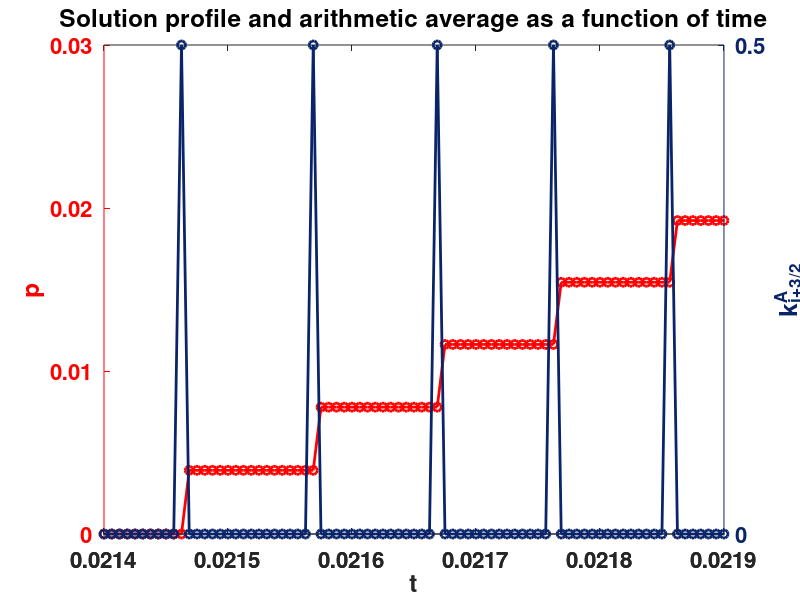

Write the MATLAB code that produced this figure. (Note: this script raises an error after producing the figure.)
%plot arithmetic average in between timesteps
%close all
N = 50;
halfdt = true;
one = false;
save = true;
addpath('fixPSlinestyle')
if (halfdt)
    %load(sprintf('kt_arith%idthalf.mat',N)
    if (one)
        p = load(sprintf('data/foam/arith_nx%idthalf.mat',N));
        load(sprintf('kt_arith%idthalf.mat',N));
        load('ktplus_arith50plusdthalf.mat');
    else
        p = load('ktplus_arith50plusdthalf.mat');
    end
else
    if (one)
        load(sprintf('kt_arith%i.mat',N))
        load(sprintf('ktplus_arith%iplus.mat',N))
    else
        load(sprintf('ktplus_arith%iplus.mat',N))
    end
    if (one)
        p = load(sprintf('data/foam/arith_nx%i.mat',N));
    else
        p = load('p_tplus_arith.mat');
    end
end
k = ones(size(p.p_t));
k(p.p_t < 0.5) = 1/2;
close all
t = p.t - 0.0479;
p_ub = 0.48;
if (N == 50)
    p_ub = 0.47;
end
[ax h1 h2] = plotyy(t, p.p_t,t, p.k_t);
ub = 0.0698-0.0479;
if (N == 100)
    ub = 0.06935-0.0479;
end
%if (one)
    set(ax,'XLim',[0.0214 ub]);
    
%else
%    set(ax,'XLim',[0.015 0.0155]);
%end
%set(ax,'XLim',[min(t_shock-0.0479), max(t_shock-0.0479)])
if (one)
    set(ax(1),'YLim',[0.49 0.51]);
else
   %set(ax(1),'YLim',[0.07 0.12]);
   set(ax(1),'YLim',[0.0 0.03]);
end
if (one)
    set(ax(2),'YLim',[0 0.5]);
else
    set(ax(2),'YLim',[0 0.5]);
end
set(ax, 'FontSize',16,'FontWeight','bold');
set(ax,{'ycolor'},{'r';[0.0392156876623631 0.141176477074623 0.415686279535294]})
set(h1, 'Marker','o');
set(h1, 'Color','r');
set(h2, 'Color',[0.0392156876623631 0.141176477074623 0.415686279535294]);
set(h2,'Marker','o');
hold on
set(findall(ax, 'Type', 'Line'),'LineWidth',2);
plot(t, 0.5*ones(size(p.t)), '--k', 'LineWidth',4)
xlabel('t')
if (one)
    set(ax(1), 'YTick', [0.49 0.5 0.51])
    set(ax(2), 'YTick', [0 0.5])
else
    %set(ax(1), 'YTick', [0.07 0.1 0.12])
    set(ax(1), 'YTick', [0.0 0.01 0.02 0.03])
    set(ax(2), 'YTick', [0 0.5])
end
if (N == 100)
    set(ax,'XTick',[0.0213 0.02144])
    if (N == 100)
        set(ax(1), 'YTick', [0.45 0.5 0.515])
    end
end
if (one)
    ylabel(ax(1), 'p')
    ylabel(ax(2), 'k^A_{i+3/2}')
else
    ylabel(ax(1), 'p')
    ylabel(ax(2), 'k^A_{i+3/2}')
end
title('Solution profile and arithmetic average as a function of time')
print(1,'-depsc2','test');
fileLoc = '~/Documents/Stanford/Research/ResearchPapers/Discontinous/Results/';
if (save)
    if (one && ~halfdt)
        filename = sprintf('arith_oscill%i',N);
    elseif(one && halfdt)
        filename = sprintf('arith_oscill%idthalf',N);
    elseif(~one && ~halfdt)
        filename = sprintf('arith_oscill%ileft.eps',N);
    else
        filename = sprintf('arith_oscill%ileftdthalf.eps',N);
    end
    fixPSlinestyle('test.eps',[fileLoc filename]);
end
%figure(2)
% close all
% ka = load('kt_arith100.mat');
% ki = load('kt_int100.mat');
% kh = load('kt_harm100.mat');
% ks_plus = load('kt_sam100plus.mat');
% ks_min = load('kt_sam100minus.mat');
% plot(ka.k_t(1:end-1), 'o')%,t(1:end-1), ki.k_t(1:end-1), '*',...
%     %t(1:end-1), kh.k_t(1:end-1),'x', t(1:end-1), ks_plus.k_t(1:end-1),'-x', ...
%     %t(1:end-1), ks_min.k_t(1:end-1),'-x');
% set(findall(gca, 'Type', 'Line'),'LineWidth',2);
% %set(gca,'XLim',[0.0186 0.02]);
% legend('Arithmetic', 'Integral','Harmonic', 'SAM F_i^+', 'SAM F_{i+1}^-')
% %close all
% p = load(sprintf('data/foam/int_nx%i.mat',N));
% %[ax h1 h2] = plotyy(t, p.p_t,t, ki.k_t);
%set(h1, 'Marker','o');
%set(h2, 'Marker','o');
%set(findall(ax, 'Type', 'Line'),'LineWidth',2);
%legend('p_t', 'SAM F_i^+', 'SAM F_{i+1}^-')
%close all
% plot(t(1:end-1), ki.k_t(1:end-1))
% set(gca,'XLim',[min(ki.t_shock)-0.0479 max(ki.t_shock)-0.0479]);
% figure;
% plot(t(1:end-1), ka.k_t(1:end-1),'o', t(1:end-1), kh.k_t(1:end-1),'x')
% set(gca,'XLim',[0.01867 max(ka.t_shock)-0.0479]);
% plot(t(1:end-1), ki.k_t(1:end-1),'-o', t(1:end-1), ks_plus.k_t(1:end-1),'x')
% set(gca,'XLim',[min(ks_plus.t_shock)-0.0479 max(ki.t_shock)-0.0479]);
%set(gca,'YLim',[0.45 0.6]);


